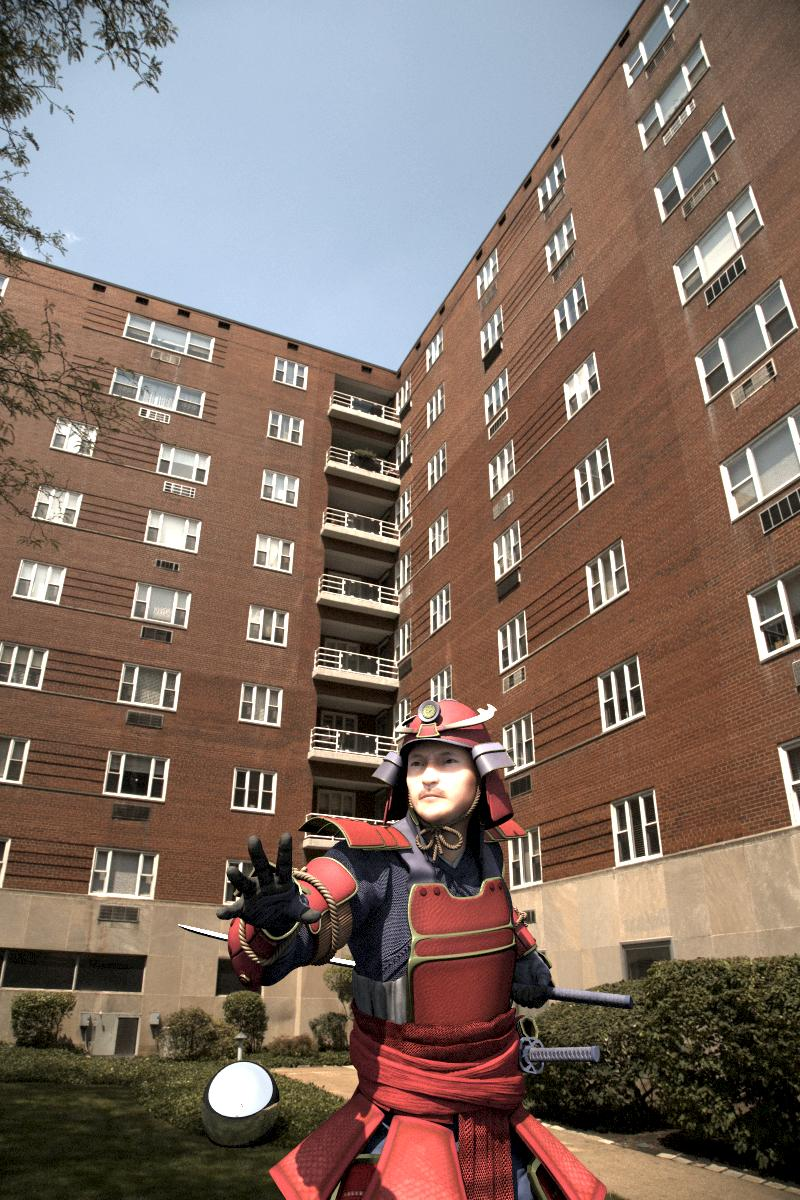
#> input picture 5. Filtrage spatial/img.jpg, 800 x 1200 px
$ jupyter execute --allow-errors demo3.ipynb   (shell and % lines are left out)
#> lines starting #> are read from the running program, lines starting #| are printed output that depends on the picture
# Détection d'arêtes

[cell 1]
# settings for display
from IPython.core.display import display, HTML
display(HTML("<style>.container { width:100% !important; }</style>"))

# turn off matplotlib figure axes, else we need to call axes('off') everytime
import matplotlib as mpl
import matplotlib.pyplot as plt
from mpl_toolkits.mplot3d import Axes3D
plt.set_cmap('gray')
#> (this line was passed over: IPython is not available in this run)
# mpl.rc('axes.spines',top=False,bottom=False,left=False,right=False)
# mpl.rc(('xtick','ytick'),color=(1,1,1,0))
mpl.rc('font', size=20)

import warnings
warnings.filterwarnings("ignore")

# import necessarry libs
from imageio import imread
import numpy as np
from scipy.signal import convolve2d as conv2
from skimage.color import rgb2gray
from skimage.transform import resize
from scipy.fftpack import fft2, fftshift, ifft2

# define gaussian filter
def f_gauss(size, sigma):
    # gaussian filter
    x, y = np.mgrid[-size[0]//2 + 1:size[0]//2 + 1, -size[1]//2 + 1:size[1]//2 + 1]
    g = np.exp(-((x**2 + y**2)/(2.0*sigma**2)))
    return g/g.sum()

# define average filter
def f_average(size):
    k = np.ones(size)
    return k/k.sum()

def f_log_kernel(size, std):
    x, y = np.meshgrid(np.linspace(-size, size, 2*size+1), np.linspace(-size, size, 2*size+1))
    arg = -(x**2 + y**2) / (2*std**2)
    h = np.exp(arg)
    h[h < 1e-10 * h.max()] = 0
    h = h/h.sum() if h.sum() != 0 else h
    h1 = h*(x**2 + y**2 - 2*std**2) / (std**4)
    return h1 - h1.mean()

[cell 2]
im = rgb2gray(imread('5. Filtrage spatial/img.jpg')/255.0)
#> im: shape (1200, 800) float64; min 0, max 1, mean 0.448

[cell 3]
# filtre gaussien
g = f_gauss([15,15], 2);

# plot the images and filtrée
#> (the rest of this cell did not finish here and is left out)

[cell 4]
# image filtrée
imG = conv2(im, g, mode='same');
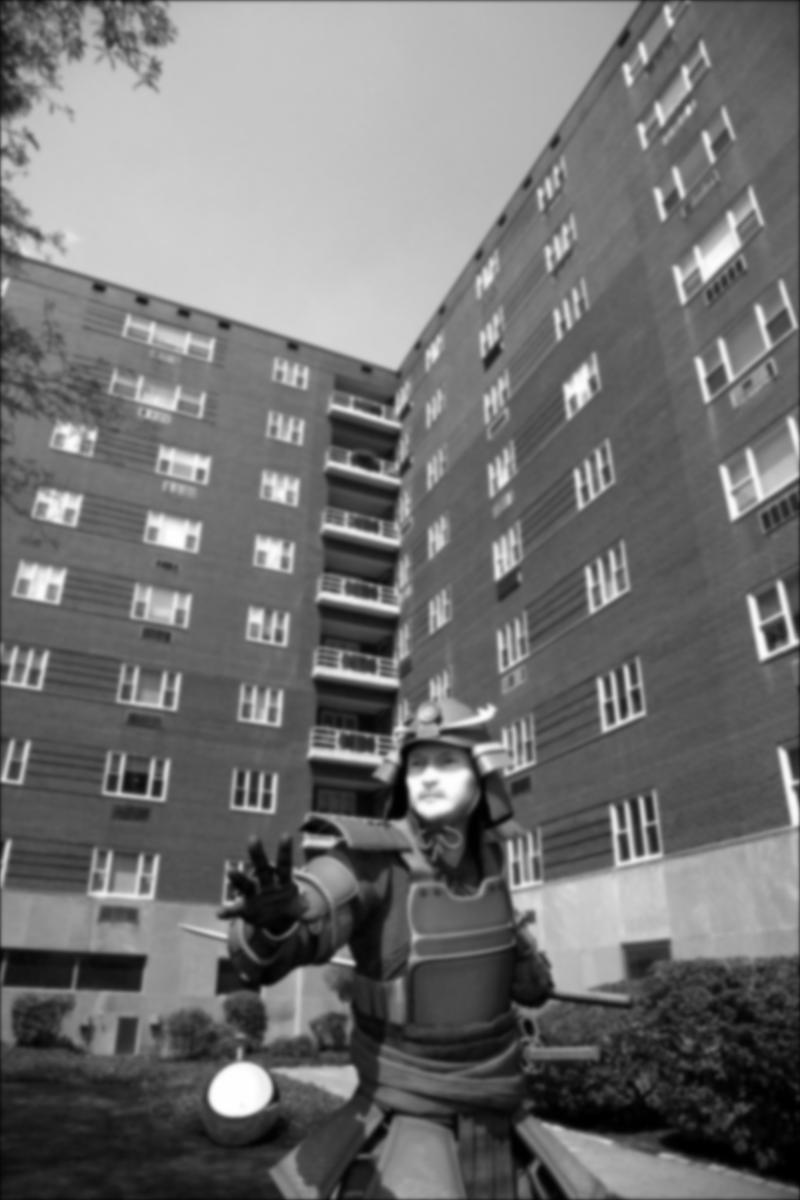
#> imG: shape (1200, 800) float64; min 0, max 1, mean 0.447

# dérivée de l'image
imD = conv2(im, np.asarray([-1, 1])[:,np.newaxis],'same');
# dérivée de l'image floue
imDG = conv2(imG, np.asarray([-1, 1])[:,np.newaxis], 'same');
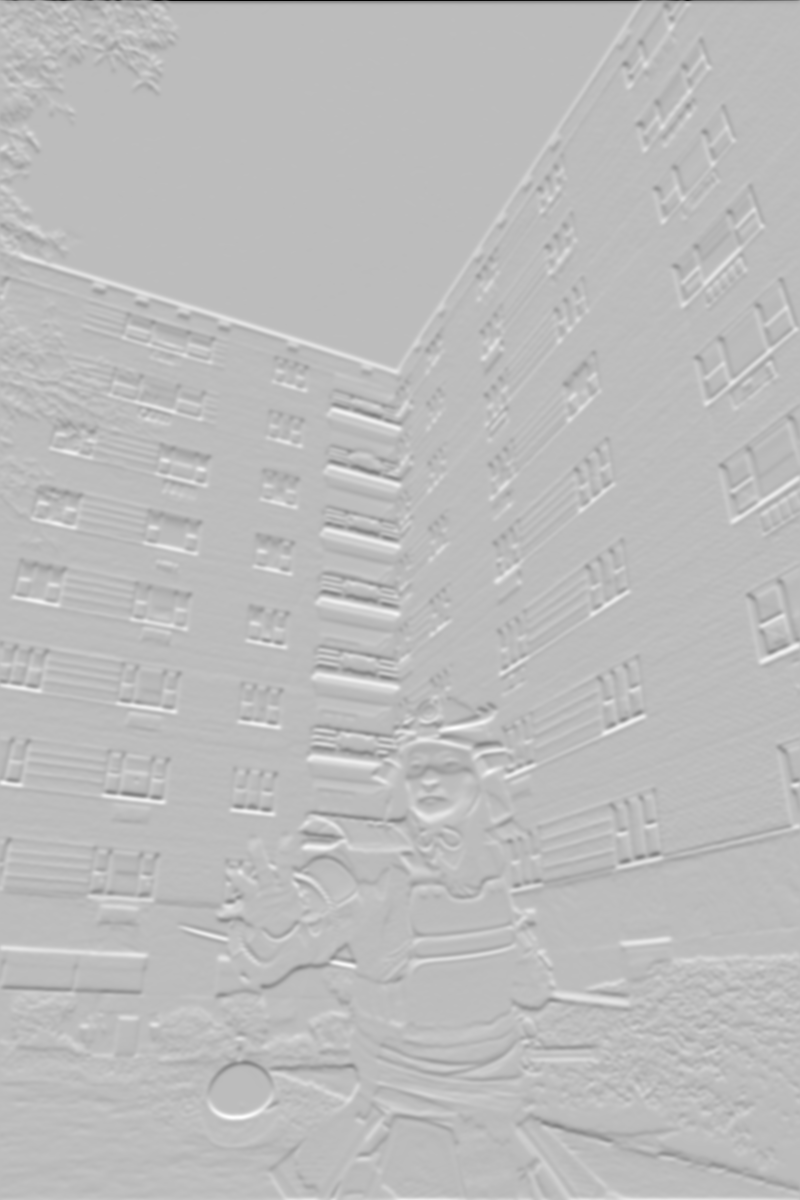
#> imDG: shape (1200, 800) float64; min -0.459, max 0.161, mean -0.000148; drawn with min black and max white

# plot
#> (the rest of this cell did not finish here and is left out)

[cell 5]
# dérivée de gaussienne
dg = conv2(g,np.asarray([-1, 1])[:,np.newaxis],'same');

# Laplacien d'une gaussienne
lg = f_log_kernel(15, 2);

imDG = conv2(im,dg,'same');
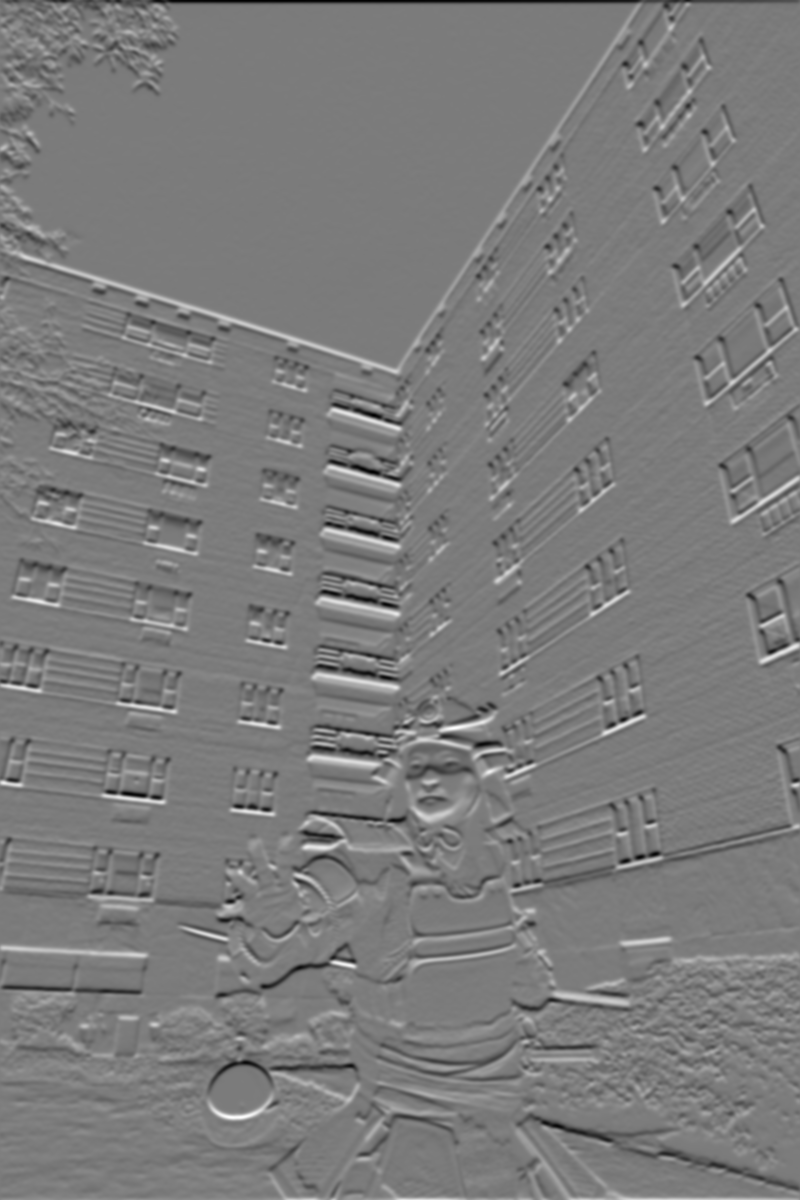
#> imDG: shape (1200, 800) float64; min -0.153, max 0.161, mean -0.000154; drawn with min black and max white
imLOG = conv2(im,lg,'same');
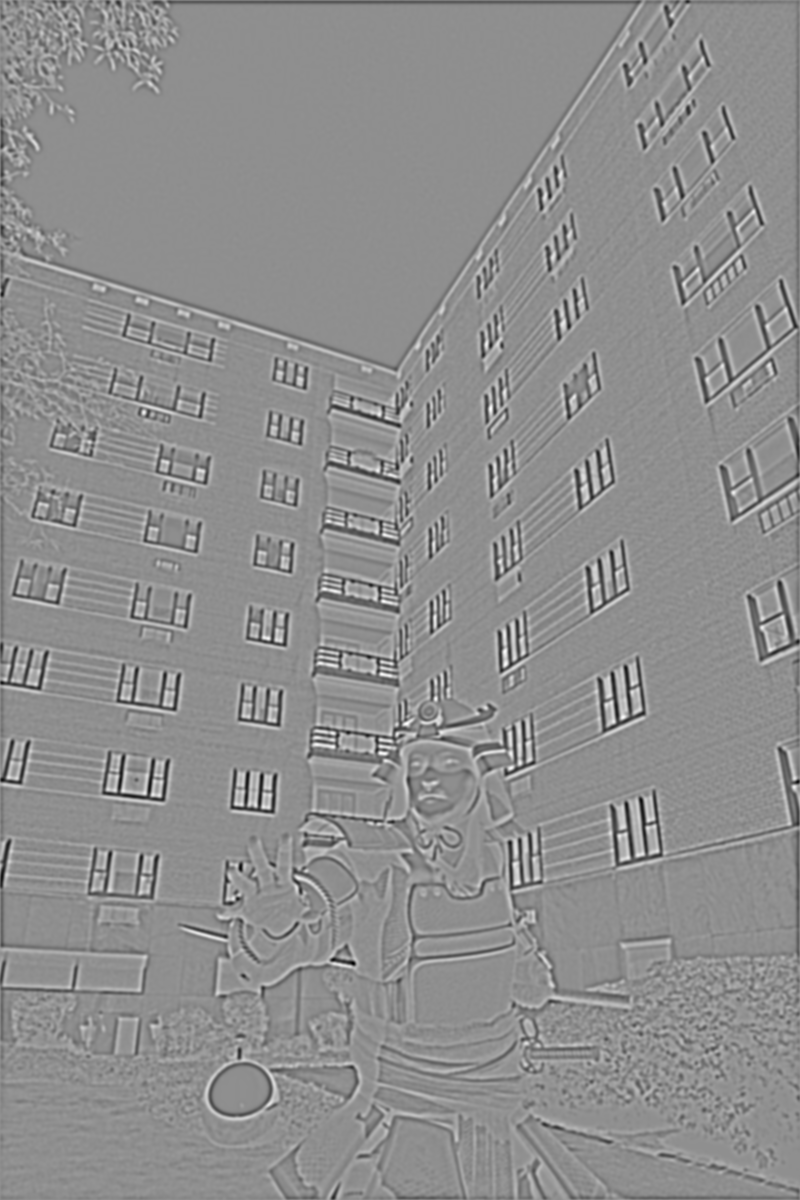
#> imLOG: shape (1200, 800) float64; min -0.118, max 0.0922, mean -0.000336; drawn with min black and max white

# plot
#> (the rest of this cell did not finish here and is left out)

$ run again, with 5. Filtrage spatial/zebre.jpg copied over 5. Filtrage spatial/img.jpg
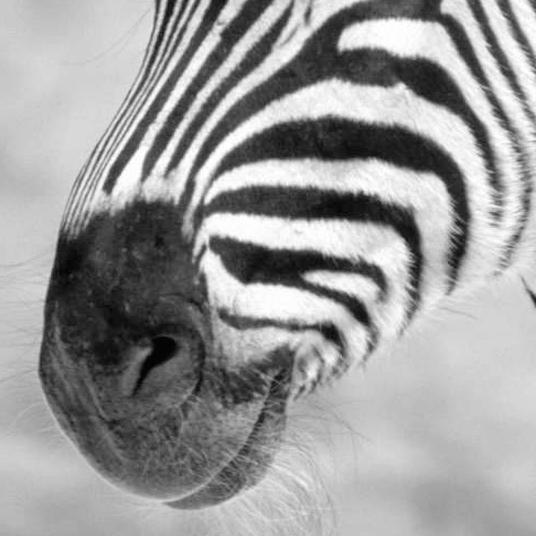
#> input picture 5. Filtrage spatial/zebre.jpg, 536 x 536 px
#> `imD = conv2(im, np.asarray([-1, 1])[:,np.newaxis],'same');`:
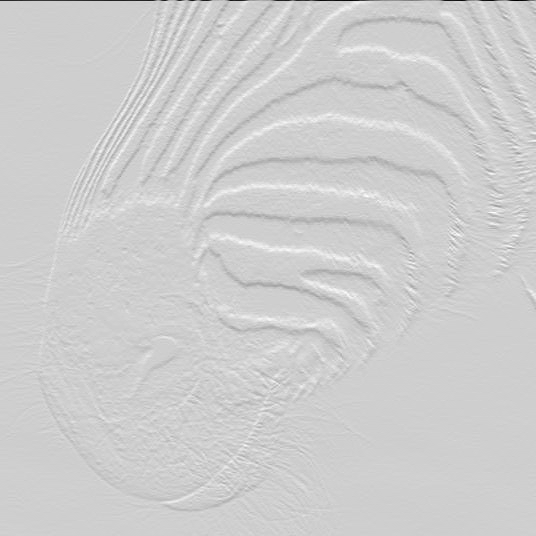
#> imD: shape (536, 536) float64; min -0.988, max 0.231, mean -0.0013; drawn with min black and max white
#> `imLOG = conv2(im,lg,'same');`:
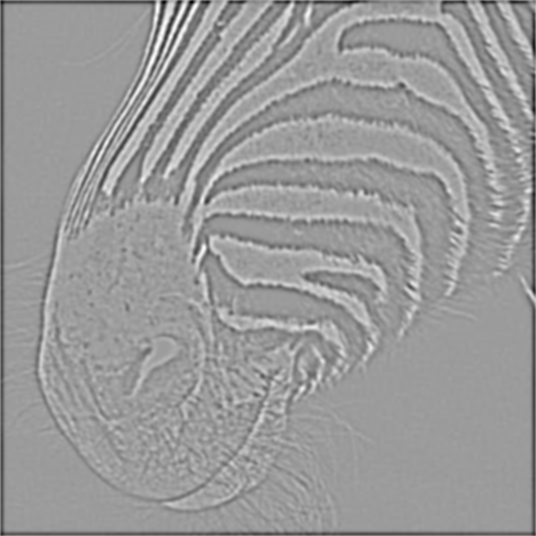
#> imLOG: shape (536, 536) float64; min -0.0939, max 0.0598, mean -0.00108; drawn with min black and max white
